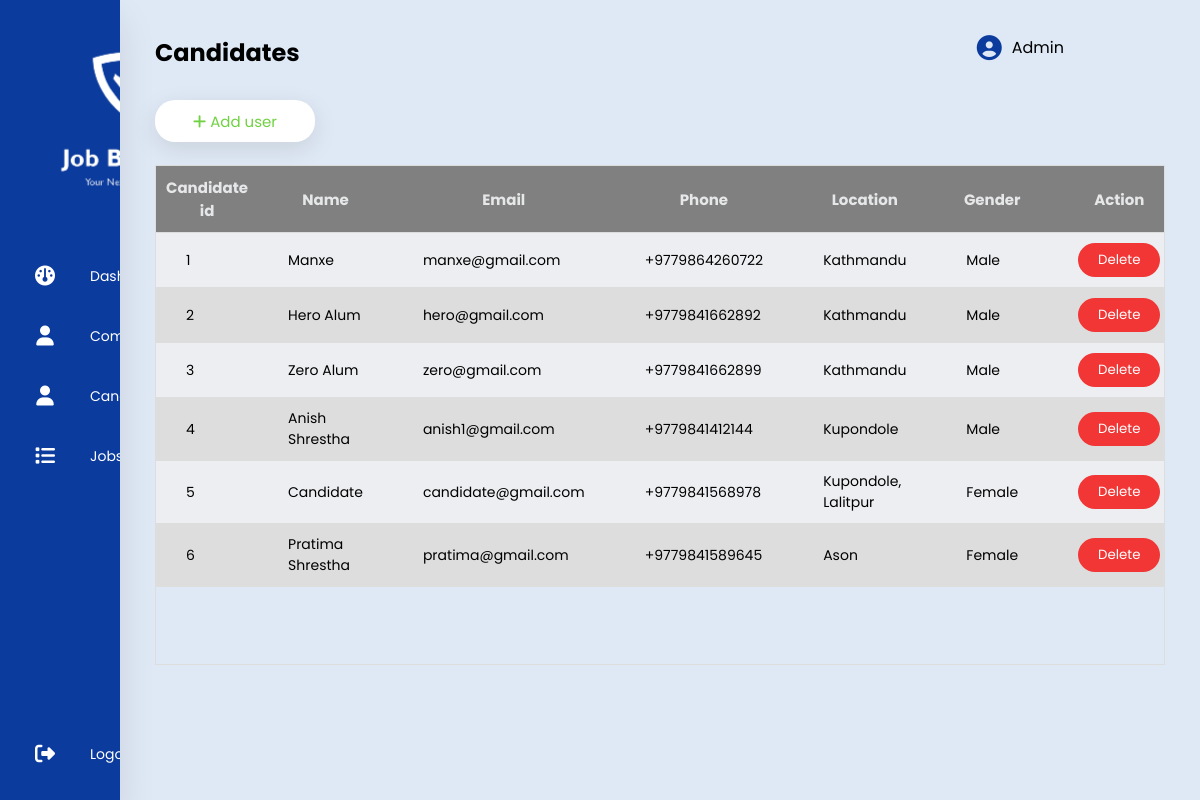
Page /candidate/ (signed in) on the committed database.
### user/models.py (models this page shows, shortened)
class CustomUser (AbstractBaseUser, PermissionsMixin):
    display_picture = models.ImageField(upload_to='images/user', help_text='Display picture containing a person or a logo.', null=True, blank=True)
    name = models.CharField(max_length=20, null=False)
    phone = PhoneNumberField(null=True, blank=True, unique=True)
    email = models.EmailField(_('email_address'), unique=True, max_length=200)
    location = models.CharField(max_length=30, null=True, blank=True)
    description =  models.CharField(max_length=900, null=True, blank=True)
    is_verified = models.BooleanField(default=False)
    is_active = models.BooleanField(default=False)
    is_staff = models.BooleanField(default=False)
    class UserType(models.IntegerChoices):
        ADMIN = 1, _('Admin'),
        COMPANY = 2, _('Company'),
        CANDIDATE = 3, _('Candidate')
    user_type = models.IntegerField(choices=UserType.choices, blank=True, null=True)
    USERNAME_FIELD = 'email'
    REQUIRED_FIELDS = ['name', 'phone', 'location',]
    objects = CustomUserManager()

class Candidate(models.Model):
    gender_selection = [('Male', 'Male'), ('Female', 'Female'), ('Others', 'Others')]
    pref_selection = [('Architechture/ Interior Designing', 'Architechture/ Interior Designing'),
                  ('IT & Telecommunication', 'IT & Telecommunication'),
                  ('Teaching/ Education', 'Teaching/ Education'),
                  ('NGO/ INGO', 'NGO/ INGO'),
                  ('Graphics/ Designing', 'Graphics/ Designing'),
                  ('Hospitality', 'Hospitality'),
                  ('Sales/ Public Relation', 'Sales/ Public Relation'),
                  ('Legal Services', 'Legal Services'),
                  ('Other', 'Other')]
    user = models.OneToOneField(CustomUser, on_delete=models.CASCADE)
    gender = models.CharField('Gender', max_length=8,
            choices=gender_selection, default='Male', null=False)
    preference = models.CharField('Preference', max_length=200,
            choices=pref_selection, default='Other', null=False)

### adminPanel/views.py (the view, shortened to what this page needs)
# urls.py: path('candidate/', addCandidate, name='candidate'),
@login_required(login_url='/')
def addCandidate(request):
    form = CustomUserForm
    cand_form = CandidateForm
    userData = CustomUser.objects.filter(user_type='3')
    candData = Candidate.objects.all()
    context = {
               'form': form,
               'cand_form': cand_form,
               'userData': userData,
               'candData': candData,
               'title': 'Candidates'
               }
    return render(request, 'candidate.html', context)

### templates/candidate.html (shortened to what this page needs)
{% extends 'main.html' %}
{% block content%}
<section class="main">
    <div class="main-top">
        <h1>{{title}}</h1>
        <div class="user-option">
            <i class="fas fa-circle-user"></i>
            <span>{{user.name}}</span>
        </div>
    </div>
            <div class="main-section">
                <div id="addButton">
                    <button class="add" onclick="openform()">
                      <i class="fas fa-add"></i>
                      <span>Add user</span>
                    </button>
                </div>
                <div class="header_fixed", id="table">
                    <table>
                        <thead>
                            <tr>
                                <th>Candidate id</th>
                                <th>Name</th>
                                <th>Email</th>
                                <th>Phone</th>
                                <th>Location</th>
                                <th>Gender</th>
                                <th>Action</th>
                            </tr>
                        </thead>
                        <tbody>
                            {% for sp in candData  %}
                            <tr>
                                <td>{{sp.id}}</td>
                                <td>{{sp.user.name}}</td>
                                <td>{{sp.user.email}}</td>
                                <td>{{sp.user.phone}}</td>
                                <td>{{sp.user.location}}</td>
                                <td>{{sp.gender}}</td>
                                <td><form action="{% url 'delete-user' sp.user.id %}" method="post">
                                  <input type="submit" value="Delete">
                                </form></td>
                            </tr>
                            {% endfor %}
                        </tbody>
                    </table>
                </div>
                            </section>
{% endblock content%}

### static/styles/mystyle.css (style rules this page uses)
* { margin: 0; padding: 0; outline: none; border: none; text-decoration: none; box-sizing: border-box; font-family: "Poppins", sans-serif; }
body { background-color: #dfe9f5; }
.main { position: relative; padding: 35px; width: 90%; }
.main-top { display: flex; width: 90%; justify-content: space-between; }
.main-top .user-option { display: flex; justify-content: space-between; }
.main-top i { margin-right: 10px; font-size: 25px; color: #0b3b9d; cursor: pointer; }
.main-section { display: flex; margin-top: 20px; }
table { width: 100%; border-collapse: collapse; }
.header_fixed { margin-top: 75px; max-height: 100vh; width: 100%; overflow: auto; border: 1px solid #dddddd; }
.header_fixed thead th { position: sticky; top: 0; background-color: grey; color: #e6e7e8; font-size: 15px; }
th { border-bottom: 1px solid #dddddd; padding: 10px 10px; font-size: 14px; }
td { border-bottom: 1px solid #dddddd; padding: 10px 30px; font-size: 14px; }
tr:nth-child(even) { background-color: #dddddd; }
tr:nth-child(odd) { background-color: #edeef1; }
td form input { border: none; padding: 7px 20px; border-radius: 20px; background-color: #f23535; color: #fff; cursor: pointer; }
#addButton { display: flex; justify-content: left; position: absolute ; top: 100px; }
.add { border-radius: 20px; background-color: #fff; height: 42px; font-size: 15px; color: #70D242; border: none; width: 160px; box-shadow: 0 7px 25px rgba(0, 0, 0, 0.1); cursor: pointer; }

### templates/main.html (style rules this page uses)
.header_fixed { height: 500px }

### rows in the picture
CustomUser: name "Admin"
Candidate: id "1", user.name "Manxe", user.email "manxe@gmail.com", user.phone "+9779864260722", user.location "Kathmandu", gender "Male"
Candidate: id "2", user.name "Hero Alum", user.email "hero@gmail.com", user.phone "+9779841662892", user.location "Kathmandu", gender "Male"
Candidate: id "3", user.name "Zero Alum", user.email "zero@gmail.com", user.phone "+9779841662899", user.location "Kathmandu", gender "Male"
Candidate: id "4", user.name "Anish Shrestha", user.email "anish1@gmail.com", user.phone "+9779841412144", user.location "Kupondole", gender "Male"
Candidate: id "5", user.name "Candidate", user.email "candidate@gmail.com", user.phone "+9779841568978", user.location "Kupondole, Lalitpur", gender "Female"
Candidate: id "6", user.name "Pratima Shrestha", user.email "pratima@gmail.com", user.phone "+9779841589645", user.location "Ason", gender "Female"

### other values in the picture
{{ title }} "Candidates"
